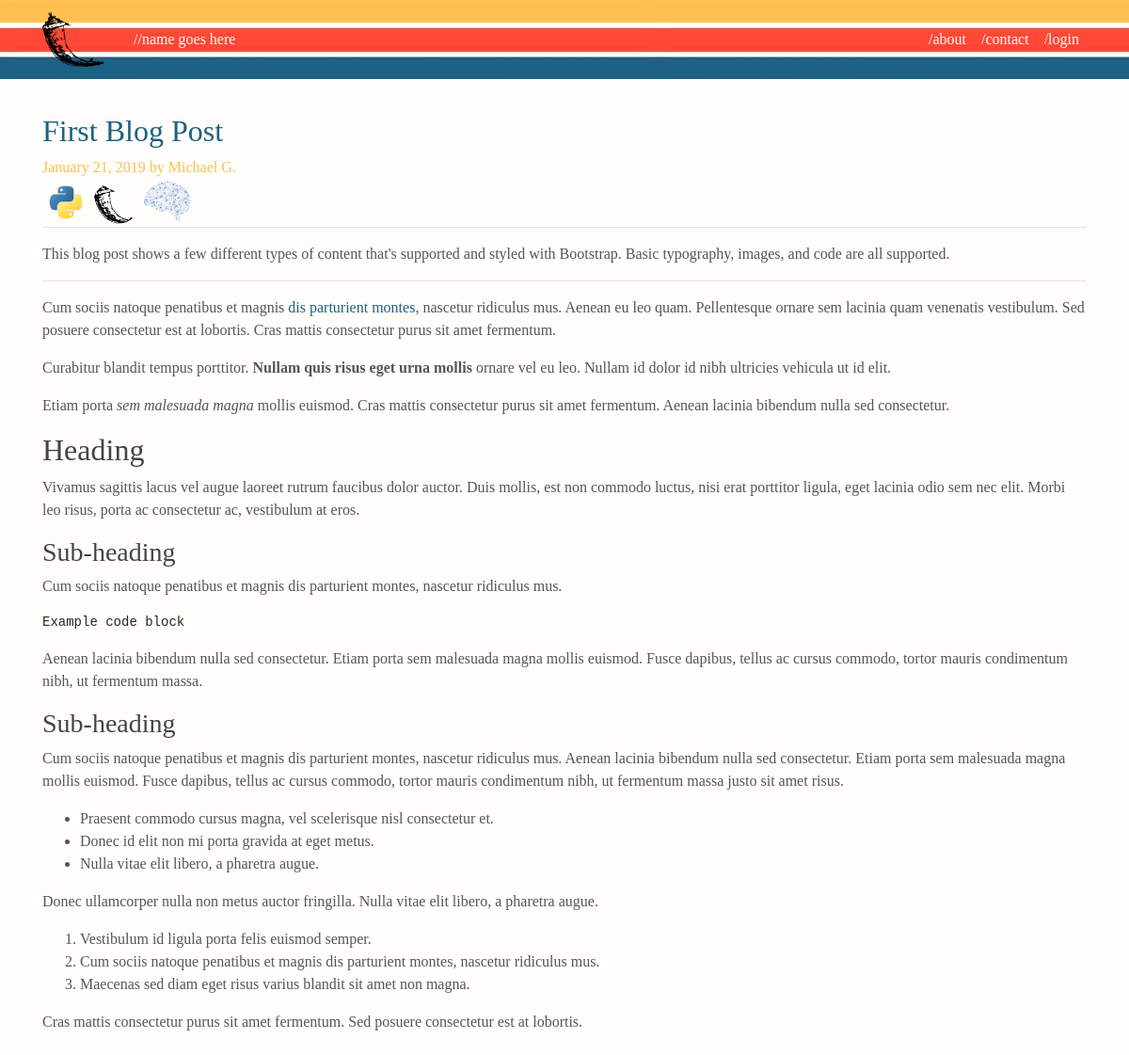
The app's page /post/first-blog-post with its own data.
### personal_blog/models.py (models this page shows, shortened)
class Post(db.Model):
    id = db.Column(db.Integer, primary_key=True)
    title = db.Column(db.String(100), nullable=False)
    slug = db.Column(db.String(100), unique=True, nullable=False)
    date_posted = db.Column(db.DateTime, nullable=False, default=datetime.utcnow)
    content = db.Column(db.Text, nullable=False)
    user_id = db.Column(db.Integer, db.ForeignKey('user.id'), nullable=False)
    tags = db.relationship('Tag', secondary=posts_and_tags, lazy='subquery', backref=db.backref('pages', lazy=True))

class User(db.Model, UserMixin):
    id = db.Column(db.Integer, primary_key=True)
    username = db.Column(db.String(20), unique=True, nullable=False)
    alias = db.Column(db.String(20), unique=True, nullable=False)
    image_file = db.Column(db.String(20), nullable=False, default='default.jpg')
    password = db.Column(db.String(60), nullable=False)
    posts = db.relationship('Post', backref='author', lazy=True)

class Tag(db.Model):
    id = db.Column(db.Integer, primary_key=True)
    slug = db.Column(db.String(20), unique=True, nullable=False)
    tag_name = db.Column(db.String(20), unique=True, nullable=False)
    image_file = db.Column(db.String(20), nullable=False, default='default.jpg')

### personal_blog/routes.py (the view)
@app.route("/post/<slug>")
def post(slug):
    post = Post.query.filter_by(slug=slug).first_or_404()
    return render_template('post.html', title=post.title, post=post)

### personal_blog/templates/post.html (shortened to what this page needs)
{% extends "layout.html" %} {% block content %}
<div class="row" id="blog_post">
    <div class="blog-post">
        <div class="row">
            <article class="media content-section">
                <div class="col-sm-12 blog-main">
                    <div class="media-body">
                        <div class="article-metadata">
                            <h2> <a href="{{ url_for('post', slug=post.slug) }}">{{ post.title }}</a></h2>
                            <p class="blog-post-meta">{{ post.date_posted.strftime('%B %d, %Y') }} by {{ post.author.alias }} </p>
                            {% for tag in post.tags %}
                            <a href="{{ url_for('tag_posts', slug=tag.slug) }}" , title="{{ tag.tag_name }}">
                                <img class="img-fluid rounded-circle article-img" src="{{ url_for('static', filename='tag_pics/' + tag.image_file) }}">
                            </a>
                            {% endfor %}
                        </div>
                        <p class="article-content">{{ post.content|safe }}</p>
                    </div>
            </article>
            </div>
        </div>
    </div>
    {% endblock content %}

### personal_blog/static/main.css (style rules this page uses)
a { color: #1d6184; }
body { background: #fffefa; color: #333333; margin-top: 5rem; font-family: Georgia, "Times New Roman", Times, serif; color: #555; }
h1, h2, h3, h4, h5, h6 { color: #444444; }
.article-content { white-space: pre-line; }
.article-img { width: 50px; }
.article-metadata { padding-bottom: 1px; margin-bottom: 4px; border-bottom: 1px solid #e3e3e3 }
.blog-post { margin-bottom: 3rem; }
#blog_post { padding-top: 40px; }
.blog-post-meta { color: #febe50; margin-bottom: 0rem; }

### records on screen
Post: title "First Blog Post", date_posted "January 21, 2019", content "This blog post shows a few different types of content that's supported and styled with Bootstrap. Basic typography, images, and code are all supported. Cum sociis natoque penatibus et magnis dis parturient montes , nascetur ridiculus mus. Aenean eu leo quam. Pellentesque ornare sem lacinia quam venenatis vestibulum. Sed posuere consectetur est at lobortis. Cras mattis consectetur purus sit amet fermentum. Curabitur blandit tempus porttitor. Nullam quis risus eget urna mollis ornare vel eu leo. Nullam id dolor id nibh ultricies vehicula ut id elit. Etiam porta sem malesuada magna mollis euismod. Cras mattis consectetur purus sit amet fermentum. Aenean lacinia bibendum nulla sed consectetur.…"
User: author.alias "Michael G."
Tag: image_file (picture)
Tag: image_file (picture)
Tag: image_file (picture)
